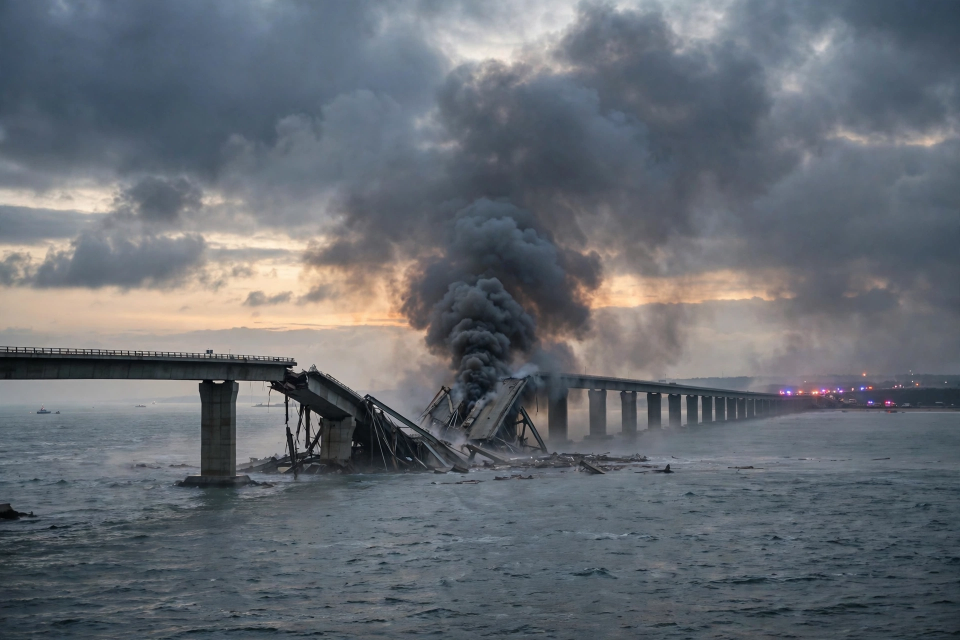
#> input picture assets/media-generation-hero-bridge-0-1cc5c0e0-53eb-40cb-84a5-4d7c1e2f2546.png, 1920 x 1280 px (shown at 1/2 size)
$ python build_image.py
#> lines starting #> are read from the running program, lines starting #| are printed output that depends on the picture
#!/usr/bin/env python3
"""Compose the news-image-20261117 entry: one 1024x1024 front page that
sums up the world news of Tuesday 17 November 2026.

Layout (top to bottom):
  * masthead  - "THE WORLD IN ONE PICTURE" + gold rule + dateline
  * hero      - Kerch Bridge photo, "CRIMEA BRIDGE DOWN"
  * mid row   - Hormuz tanker | Vulcan rocket, side by side
  * bottom    - Manila arrival photo (left) + Nvidia / JPMorgan text column

The result is written next to this script as entry.png.  The bytes are
JPEG (the competition detects the format by magic bytes); the quality is
stepped down until the file fits the 1 MiB limit.
"""

from pathlib import Path

from PIL import Image, ImageDraw, ImageFont

HERE = Path(__file__).resolve().parent
ASSETS = HERE / "assets"
OUT = HERE / "entry.png"

W = H = 1024
MAX_BYTES = 1_048_576

BG = (13, 13, 17)
INK = (242, 237, 228)
MUTE = (178, 172, 158)
GOLD = (201, 162, 39)
BAR = (10, 10, 13)

SERIF = "/usr/share/fonts/truetype/dejavu/DejaVuSerif-Bold.ttf"
SANS = "/usr/share/fonts/truetype/dejavu/DejaVuSans.ttf"
SANS_B = "/usr/share/fonts/truetype/dejavu/DejaVuSans-Bold.ttf"

PHOTOS = {
    "bridge": ASSETS / "media-generation-hero-bridge-0-1cc5c0e0-53eb-40cb-84a5-4d7c1e2f2546.png",
    "tanker": ASSETS / "media-generation-panel-tanker-0-49e6a9a7-4906-466b-be24-a08c6412860a.png",
    "rocket": ASSETS / "media-generation-panel-rocket-0-5e200c5a-ad4f-4821-8424-f25cac6bec4a.png",
    "manila": ASSETS / "media-generation-panel-manila-0-f8f8744b-80b0-451b-8afa-7a7db6a7b21c.png",
}


def font(path, size):
    return ImageFont.truetype(path, size)


def cover(img, w, h, focus_y=0.5):
    """Resize + crop `img` so it exactly covers a w x h box."""
    sw, sh = img.size
    scale = max(w / sw, h / sh)
    nw, nh = round(sw * scale), round(sh * scale)
    img = img.resize((nw, nh), Image.LANCZOS)
    x = (nw - w) // 2
    y = round((nh - h) * focus_y)
    return img.crop((x, y, x + w, y + h))


def text_w(draw, s, fnt):
    return draw.textbbox((0, 0), s, font=fnt)[2]


def spaced(draw, xy, s, fnt, fill, tracking=6):
    """Draw text with extra letter tracking; returns the end x."""
    x, y = xy
    for ch in s:
        draw.text((x, y), ch, font=fnt, fill=fill)
        x += text_w(draw, ch, fnt) + tracking
    return x - tracking


def spaced_width(draw, s, fnt, tracking=6):
    return sum(text_w(draw, ch, fnt) for ch in s) + tracking * (len(s) - 1)


def wrap(draw, s, fnt, max_w):
    words, lines, cur = s.split(), [], ""
    for word in words:
        trial = f"{cur} {word}".strip()
        if text_w(draw, trial, fnt) <= max_w:
            cur = trial
        else:
            lines.append(cur)
            cur = word
    if cur:
        lines.append(cur)
    return lines


def headline_block(page, draw, x, y, w, headline, subline, h_size=32, s_size=19):
    """Serif headline with a wrapped sans subline under it; returns end y."""
    hf = font(SERIF, h_size)
    draw.text((x, y), headline, font=hf, fill=INK)
    y += h_size + 10
    sf = font(SANS, s_size)
    for line in wrap(draw, subline, sf, w):
        draw.text((x, y), line, font=sf, fill=MUTE)
        y += s_size + 6
    return y


def build():
    page = Image.new("RGB", (W, H), BG)
    draw = ImageDraw.Draw(page)
    margin = 28
    inner = W - 2 * margin

    # ---- masthead ------------------------------------------------------
    title = "THE WORLD IN ONE PICTURE"
    tf = font(SERIF, 50)
    tw = spaced_width(draw, title, tf, tracking=2)
#> tw = 916
    spaced(draw, ((W - tw) // 2, 22), title, tf, INK, tracking=2)
    draw.rectangle([margin, 92, W - margin, 95], fill=GOLD)
    date = "TUESDAY · 17 NOVEMBER 2026"
    df = font(SANS_B, 20)
    dw = spaced_width(draw, date, df, tracking=5)
#> dw = 479
    spaced(draw, ((W - dw) // 2, 106), date, df, GOLD, tracking=5)

    # ---- hero: Kerch Bridge --------------------------------------------
    hero_y, hero_h = 142, 276
    page.paste(cover(Image.open(PHOTOS["bridge"]).convert("RGB"), inner, hero_h), (margin, hero_y))
#> in cover, `sw, sh = img.size`: sw = 1920; sh = 1280
#> in cover, `scale = max(w / sw, h / sh)`: scale = 0.504
#> in cover, `nw, nh = round(sw * scale), round(sh * scale)`: nw = 968; nh = 645
#> in cover, `x = (nw - w) // 2`: x = 0
#> in cover, `y = round((nh - h) * focus_y)`: y = 184
    y = headline_block(
        page, draw, margin, hero_y + hero_h + 12, inner,
        "CRIMEA BRIDGE DOWN",
        "Ukraine's strike collapses the Kerch span — Russia answers on Kyiv's bridges",
        h_size=44, s_size=20,
    )
#> y = 510

    # ---- middle row: Hormuz | Vulcan ------------------------------------
    mid_y = y + 14
#> mid_y = 524
    gap = 16
    pw = (inner - gap) // 2
    ph = 196
    page.paste(cover(Image.open(PHOTOS["tanker"]).convert("RGB"), pw, ph, focus_y=0.45), (margin, mid_y))
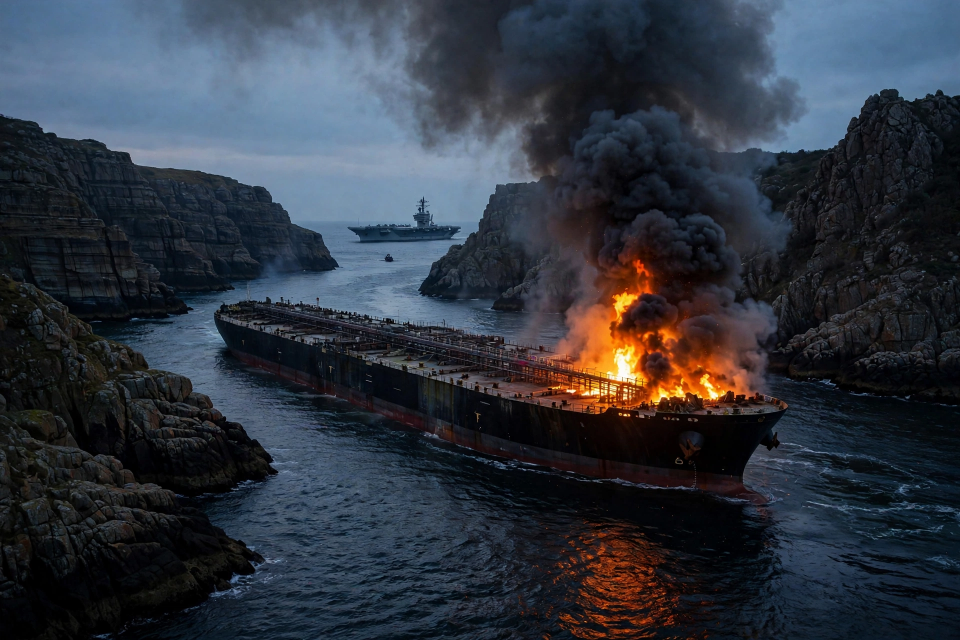
#> input picture assets/media-generation-panel-tanker-0-49e6a9a7-4906-466b-be24-a08c6412860a.png, 1920 x 1280 px (shown at 1/2 size)
    page.paste(cover(Image.open(PHOTOS["rocket"]).convert("RGB"), pw, ph, focus_y=0.4), (margin + pw + gap, mid_y))
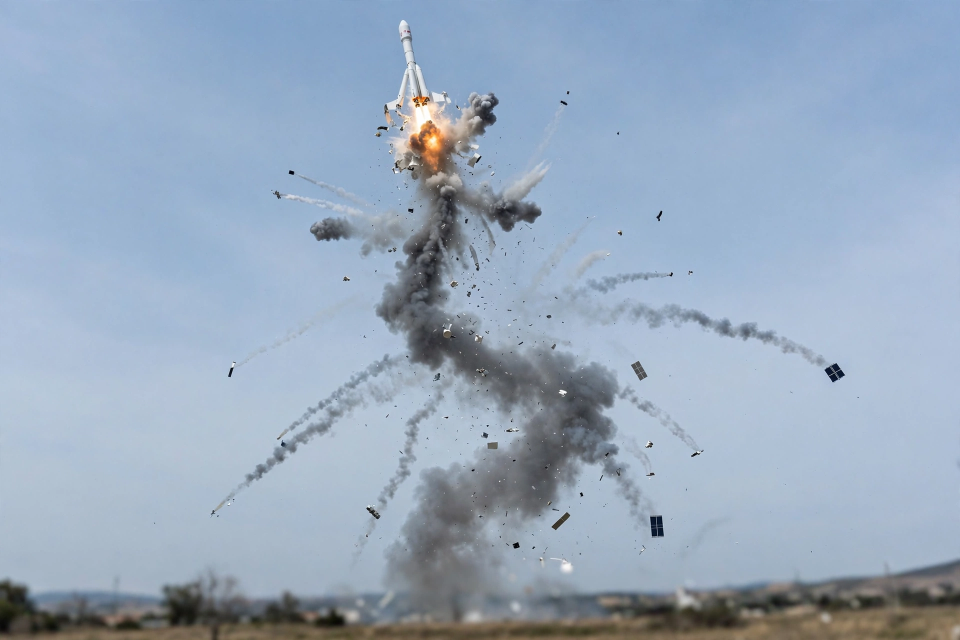
#> input picture assets/media-generation-panel-rocket-0-5e200c5a-ad4f-4821-8424-f25cac6bec4a.png, 1920 x 1280 px (shown at 1/2 size)
    ty = mid_y + ph + 10
#> ty = 730
    left_end = headline_block(page, draw, margin, ty, pw,
                              "HORMUZ ABLAZE",
                              "Tankers struck as a third U.S. carrier arrives")
#> the loop in headline_block (call 2), `for line in wrap(draw, subline, sf, w):` made 1 pass
#> y on pass 1: 797
#> left_end = 797
    right_end = headline_block(page, draw, margin + pw + gap, ty, pw,
                               "VULCAN FAILS",
                               "40 Amazon satellites lost in launch failure")
#> right_end = 797
    y = max(left_end, right_end)
#> y = 797

    # ---- bottom row: Manila photo + text column -------------------------
    bot_y = y + 16
#> bot_y = 813
    bot_h = H - 20 - bot_y
#> bot_h = 191
    mw = round(inner * 0.55)
    manila = cover(Image.open(PHOTOS["manila"]).convert("RGB"), mw, bot_h, focus_y=0.75)
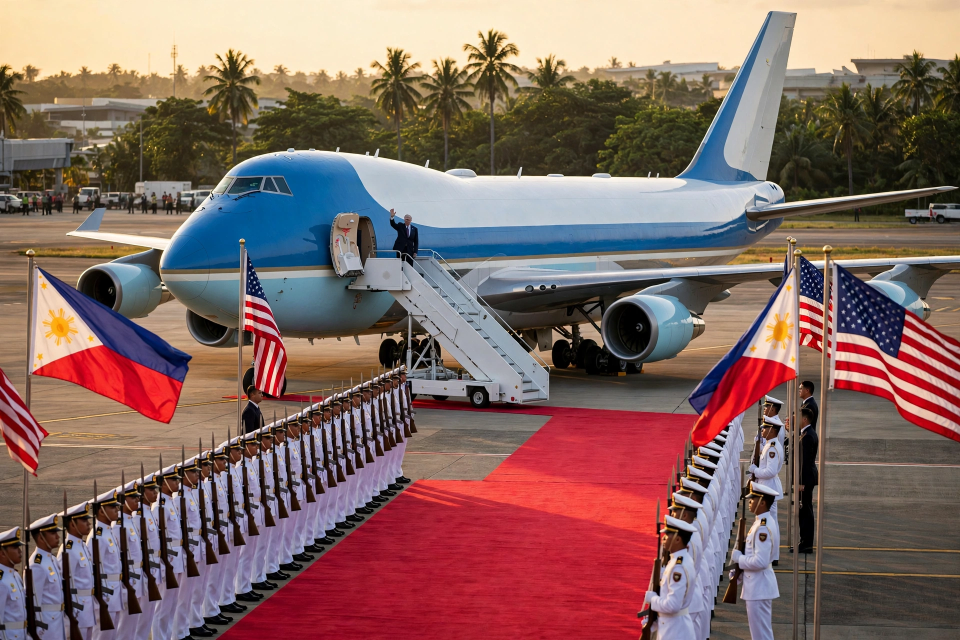
#> input picture assets/media-generation-panel-manila-0-f8f8744b-80b0-451b-8afa-7a7db6a7b21c.png, 1920 x 1280 px (shown at 1/2 size)
#> call 4 of cover, with w = 532, h = 191, focus_y = 0.75
#> in cover (call 4), `scale = max(w / sw, h / sh)`: scale = 0.277
#> in cover (call 4), `nw, nh = round(sw * scale), round(sh * scale)`: nw = 532; nh = 355
#> in cover (call 4), `img = img.resize((nw, nh), Image.LANCZOS)`:
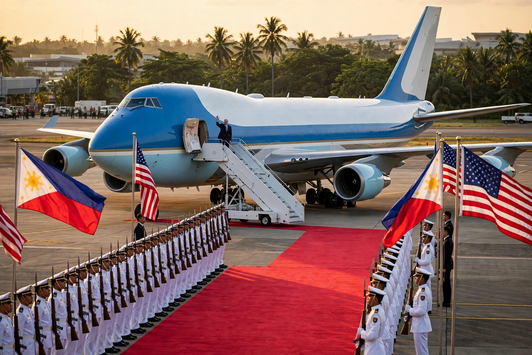
#> img: PIL image 532x355 RGB; mean R, G, B 131.9, 104.1, 99.9
#> in cover (call 4), `y = round((nh - h) * focus_y)`: y = 123
#> in cover (call 4), `return img.crop((x, y, x + w, y + h))`:
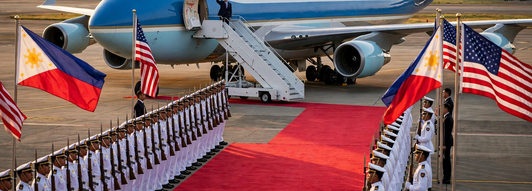
#> returned value: PIL image 532x191 RGB; mean R, G, B 125.6, 92, 93.8
    page.paste(manila, (margin, bot_y))
    # caption bar overlaid on the photo's lower edge
    bar_h = 64
    overlay = Image.new("RGB", (mw, bar_h), BAR)
    page.paste(overlay, (margin, bot_y + bot_h - bar_h))
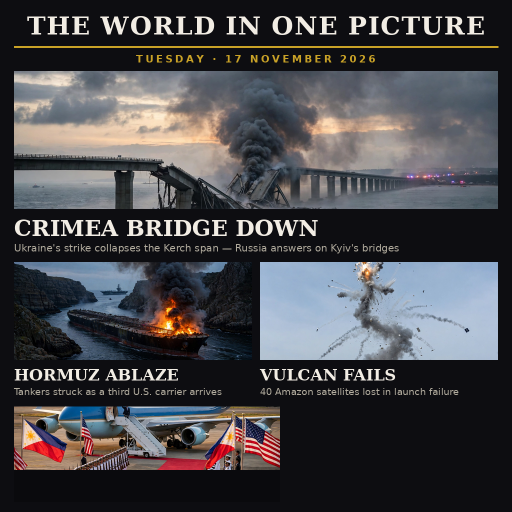
#> page: PIL image 1024x1024 RGB (shown at 1/2 size); mean R, G, B 70.7, 70.1, 73.7
    draw = ImageDraw.Draw(page)
    draw.text((margin + 14, bot_y + bot_h - bar_h + 8), "TRUMP LANDS IN MANILA",
              font=font(SERIF, 25), fill=INK)
    draw.text((margin + 14, bot_y + bot_h - bar_h + 40), "ASEAN summit opens — Xi–Putin talks next",
              font=font(SANS, 16), fill=MUTE)

    # text column on the right
    cx = margin + mw + gap
    cw = W - margin - cx
    cy = bot_y + 2
#> cy = 815
    draw.text((cx, cy), "NVIDIA REPORTS", font=font(SERIF, 29), fill=INK)
    cy += 42
#> cy = 857
    for line in wrap(draw, "First earnings since Huang's exit", font(SANS, 19), cw):
        draw.text((cx, cy), line, font=font(SANS, 19), fill=MUTE)
        cy += 25
#> this loop made 1 pass
#> (line, cy) on pass 1: ("First earnings since Huang's exit", 882)
#> after the loop, cy = 882
    cy += 12
#> cy = 894
    draw.rectangle([cx, cy, cx + cw, cy + 2], fill=GOLD)
    cy += 14
#> cy = 908
    draw.text((cx, cy), "JPMORGAN: IT WAS A BUG", font=font(SERIF, 25), fill=INK)
    cy += 38
#> cy = 946
    for line in wrap(draw, "Bank blames software, not hackers, for outage", font(SANS, 19), cw):
        draw.text((cx, cy), line, font=font(SANS, 19), fill=MUTE)
        cy += 25
#> this loop made 2 passes
#> (line, cy) on passes 1 to 2: ('Bank blames software, not hackers, for', 971), ('outage', 996)
#> after the loop, cy = 996

    # ---- save as JPEG bytes under the entry.png name ---------------------
    quality = 88
    while True:
        page.save(OUT, format="JPEG", quality=quality, optimize=True)
        size = OUT.stat().st_size
        print(f"quality={quality} bytes={size}")
        if size <= MAX_BYTES or quality <= 60:
            break
        quality -= 4
#> this loop made 1 pass
#> pass 1, in build, `page.save(OUT, format="JPEG", quality=quality, optimize=True)`:
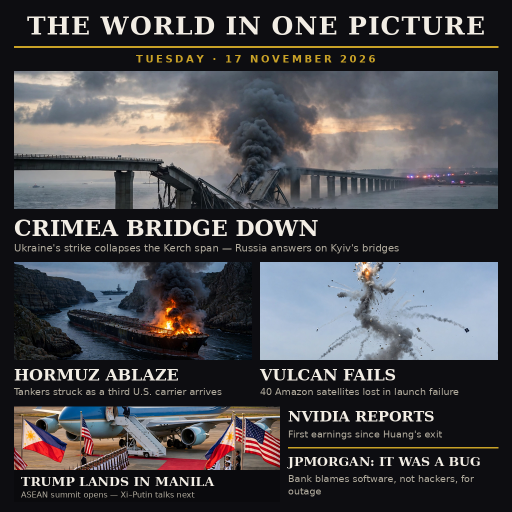
#> saved as entry.png: PIL image 1024x1024 RGB (shown at 1/2 size); mean R, G, B 73.3, 72.5, 75.9
#> after the loop, quality = 88
    print(f"wrote {OUT} ({page.size[0]}x{page.size[1]}, {size} bytes)")
#| wrote entry.png (1024x1024, 211346 bytes)


if __name__ == "__main__":
    build()
